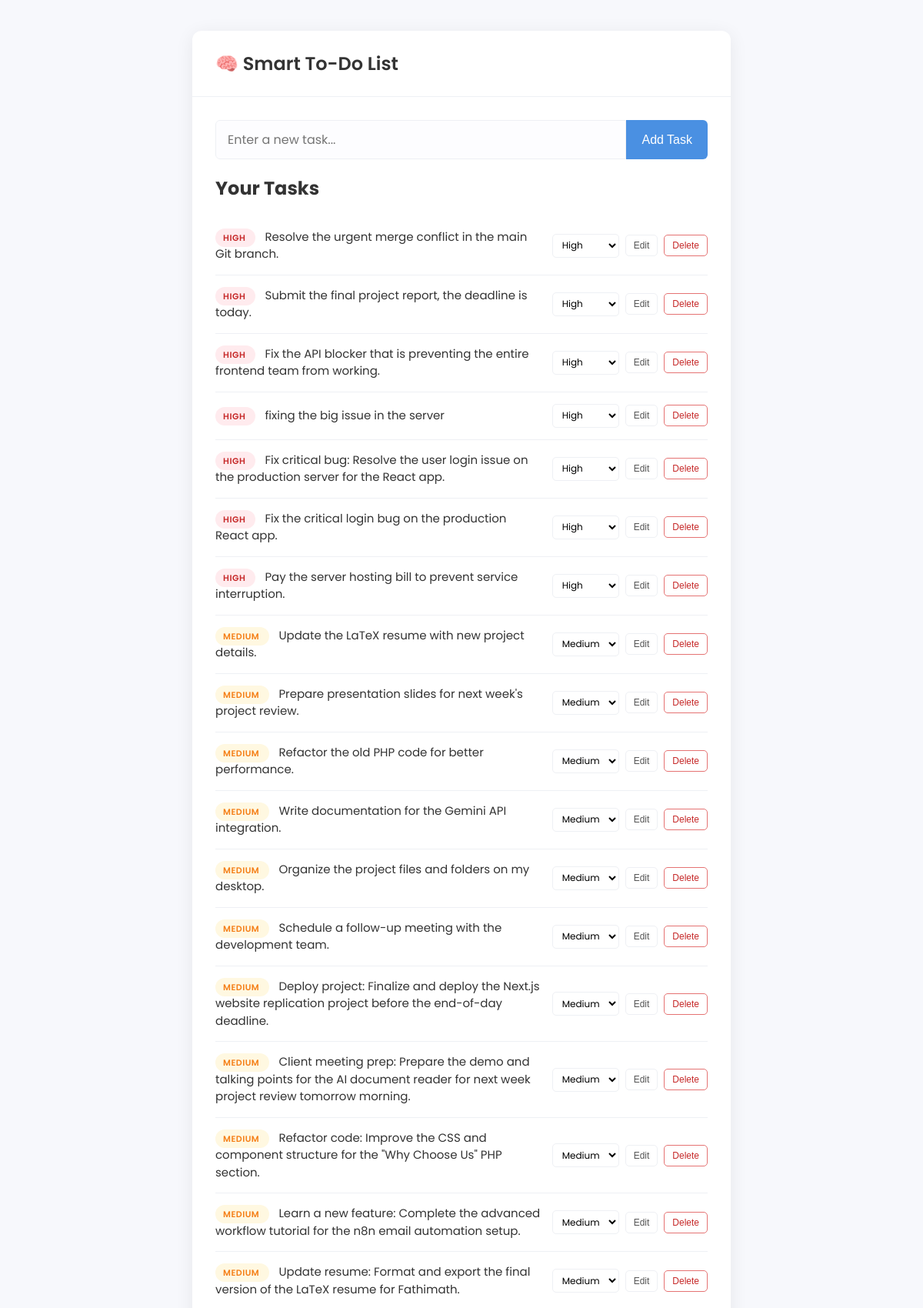
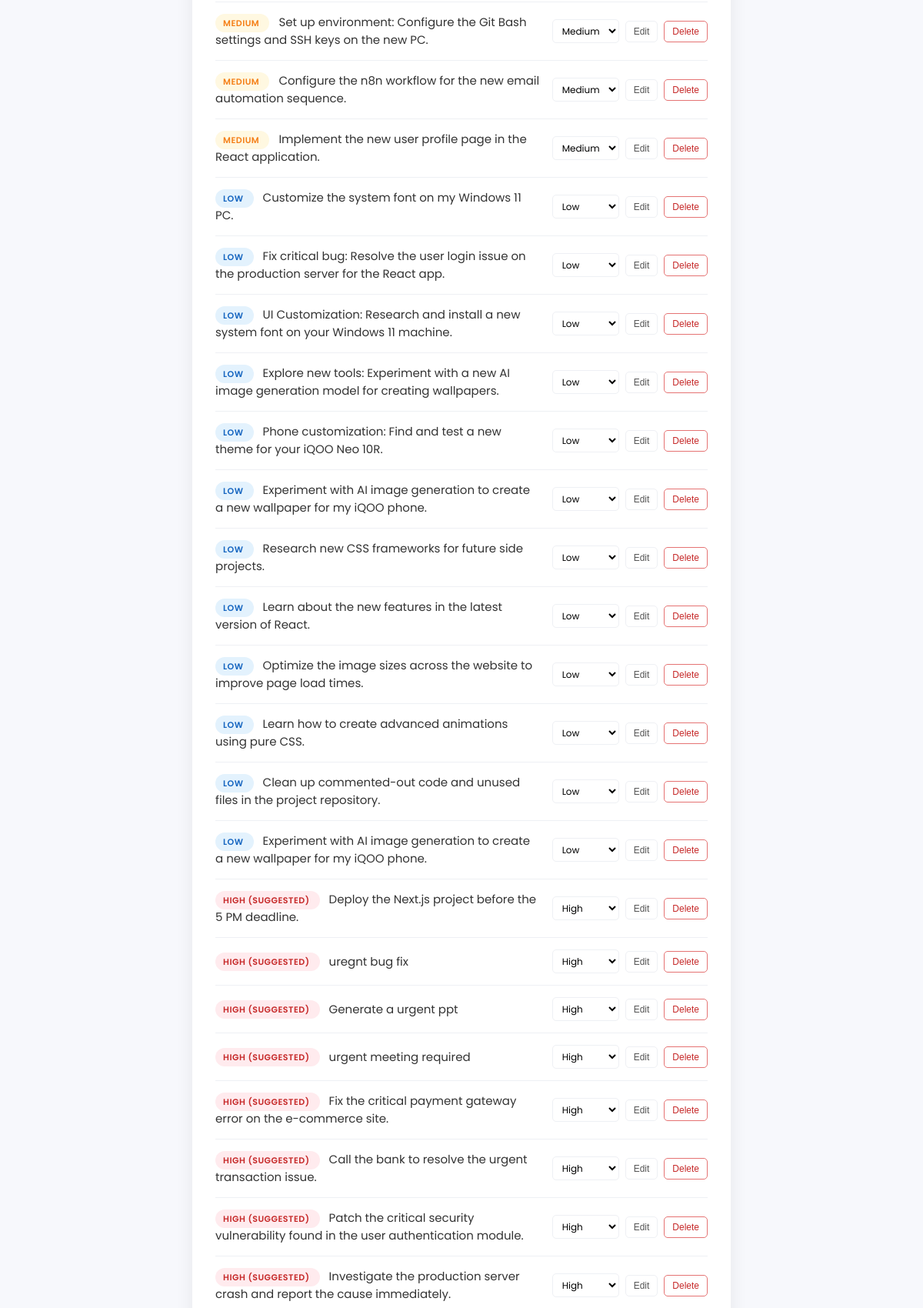
The page / (upper part) on the database its author committed (2 pictures, top to bottom).
### app.py (models this page shows, shortened)
class Task(db.Model):
    id = db.Column(db.Integer, primary_key=True)
    content = db.Column(db.String(300), nullable=False)
    suggested_priority = db.Column(db.Integer, default=2)
    user_priority = db.Column(db.Integer, nullable=True)

### app.py (the view)
@app.route('/')
def index():
    tasks = Task.query.order_by(Task.user_priority.desc(), Task.suggested_priority.desc()).all()
    return render_template('index.html', tasks=tasks, get_priority_name=get_priority_name)

### app.py (called while the page is built)
def get_priority_name(priority_int):
    if priority_int == 3:
        return "High"
    if priority_int == 1:
        return "Low"
    return "Medium" # Default

### templates/index.html (shortened to what this page needs)
<!DOCTYPE html>
<html lang="en">
<head>
</head>
<body>
    <div class="container">
        <header>
            <h1>🧠 Smart To-Do List</h1>
        </header>
        <div class="content">
            <form action="{{ url_for('add_task') }}" method="POST" class="add-task">
                <input type="text" name="content" placeholder="Enter a new task..." autofocus>
                <button type="submit"><span>Add Task</span></button>
            </form>
            <h2>Your Tasks</h2>
            <ul class="task-list">
                {% for task in tasks %}
                    <li class="task-item">
                        <div class="task-content">
                            {% set final_priority = task.user_priority or task.suggested_priority %}
                            <span class="task-priority-badge priority-{{ final_priority }}">
                                {{ get_priority_name(final_priority) }}
                                {% if task.user_priority is none %}
                                    (Suggested)
                                {% endif %}
                            </span>
                            {{ task.content }}
                        </div>
                        <div class="task-actions">
                            <form action="{{ url_for('set_priority', id=task.id) }}" method="POST">
                                <select name="priority" class="priority-select" onchange="this.form.submit()">
                                    <option value="3" {% if final_priority == 3 %}selected{% endif %}>High</option>
                                    <option value="2" {% if final_priority == 2 %}selected{% endif %}>Medium</option>
                                    <option value="1" {% if final_priority == 1 %}selected{% endif %}>Low</option>
                                </select>
                            </form>
                            <button class="btn-edit" data-task-id="{{ task.id }}">Edit</button>
                            <form action="{{ url_for('delete_task', id=task.id) }}" method="POST" onsubmit="return confirm('Are you sure?');">
                                <button type="submit" class="btn-delete">Delete</button>
                            </form>
                        </div>
                    </li>
                {% endfor %}
            </ul>
        </div>
    </div>
</body>
</html>

### templates/index.html (style rules this page uses)
:root { --primary-color: #4a90e2; --background-color: #f7f8fc; --container-bg: #ffffff; --text-color: #333; --border-color: #eef0f4; --high-p-bg: #ffebee; --high-p-text: #c62828; --medium-p-bg: #fff8e1; --medium-p-text: #f57f17; --low-p-bg: #e3f2fd; --low-p-text: #1565c0; }
body { font-family: 'Poppins', -apple-system, BlinkMacSystemFont, "Segoe UI", Roboto, sans-serif; background-color: var(--background-color); margin: 0; padding: 20px; color: var(--text-color); }
.container { max-width: 700px; margin: 20px auto; background: var(--container-bg); border-radius: 12px; box-shadow: 0 4px 25px rgba(0,0,0,0.07); overflow: hidden; }
header { padding: 25px 30px; border-bottom: 1px solid var(--border-color); }
h1 { margin: 0; font-weight: 600; font-size: 24px; }
.content { padding: 30px; }
form.add-task { display: flex; margin-bottom: 20px; }
form.add-task input[type="text"] { flex-grow: 1; padding: 12px 15px; border: 1px solid var(--border-color); border-radius: 6px 0 0 6px; font-size: 16px; font-family: 'Poppins', sans-serif; background: #fdfdff; }
.task-list { list-style: none; padding: 0; margin: 0; }
.task-item { display: flex; align-items: center; justify-content: space-between; padding: 15px 0; border-bottom: 1px solid var(--border-color); gap: 15px; }
.task-content { flex-grow: 1; font-size: 15px; line-height: 1.5; }
.task-priority-badge { font-size: 11px; font-weight: 600; padding: 4px 10px; border-radius: 12px; margin-right: 12px; text-transform: uppercase; letter-spacing: 0.5px; vertical-align: middle; }
.priority-3 { background-color: var(--high-p-bg); color: var(--high-p-text); }
.priority-2 { background-color: var(--medium-p-bg); color: var(--medium-p-text); }
.priority-1 { background-color: var(--low-p-bg); color: var(--low-p-text); }
.task-actions { display: flex; align-items: center; flex-shrink: 0; gap: 8px; }
.task-actions .priority-select { font-family: 'Poppins', sans-serif; font-size: 12px; padding: 5px 8px; border: 1px solid var(--border-color); border-radius: 5px; background-color: var(--container-bg); cursor: pointer; }
form.add-task button, .task-actions button { transition: all 0.3s ease; }
form.add-task button { padding: 12px 20px; border: none; background: var(--primary-color); color: white; font-size: 16px; border-radius: 0 6px 6px 0; cursor: pointer; font-weight: 500; }
.task-actions .btn-delete { text-decoration: none; font-size: 12px; padding: 6px 10px; border: 1px solid #e57373; background: var(--container-bg); color: #c62828; border-radius: 5px; cursor: pointer; }
.task-actions .btn-edit { text-decoration: none; font-size: 12px; padding: 6px 10px; border: 1px solid var(--border-color); background: var(--container-bg); color: #555; border-radius: 5px; cursor: pointer; }

### rows shown on the page
Task: get_priority_name "HIGH", content "Resolve the urgent merge conflict in the main Git branch."
Task: get_priority_name "HIGH", content "Submit the final project report, the deadline is today."
Task: get_priority_name "HIGH", content "Fix the API blocker that is preventing the entire frontend team from working."
Task: get_priority_name "HIGH", content "fixing the big issue in the server"
Task: get_priority_name "HIGH", content "Fix critical bug: Resolve the user login issue on the production server for the React app."
Task: get_priority_name "HIGH", content "Fix the critical login bug on the production React app."
Task: get_priority_name "HIGH", content "Pay the server hosting bill to prevent service interruption."
Task: get_priority_name "MEDIUM", content "Update the LaTeX resume with new project details."
Task: get_priority_name "MEDIUM", content "Prepare presentation slides for next week's project review."
Task: get_priority_name "MEDIUM", content "Refactor the old PHP code for better performance."
Task: get_priority_name "MEDIUM", content "Write documentation for the Gemini API integration."
Task: get_priority_name "MEDIUM", content "Organize the project files and folders on my desktop."
Task: get_priority_name "MEDIUM", content "Schedule a follow-up meeting with the development team."
Task: get_priority_name "MEDIUM", content "Deploy project: Finalize and deploy the Next.js website replication project before the end-of-day deadline."
Task: get_priority_name "MEDIUM", content "Client meeting prep: Prepare the demo and talking points for the AI document reader for next week project review tomorrow morning."
Task: get_priority_name "MEDIUM", content "Refactor code: Improve the CSS and component structure for the \"Why Choose Us\" PHP section."
Task: get_priority_name "MEDIUM", content "Learn a new feature: Complete the advanced workflow tutorial for the n8n email automation setup."
Task: get_priority_name "MEDIUM", content "Update resume: Format and export the final version of the LaTeX resume for Fathimath."
Task: get_priority_name "MEDIUM", content "Set up environment: Configure the Git Bash settings and SSH keys on the new PC."
Task: get_priority_name "MEDIUM", content "Configure the n8n workflow for the new email automation sequence."
Task: get_priority_name "MEDIUM", content "Implement the new user profile page in the React application."
Task: get_priority_name "LOW", content "Customize the system font on my Windows 11 PC."
Task: get_priority_name "LOW", content "Fix critical bug: Resolve the user login issue on the production server for the React app."
Task: get_priority_name "LOW", content "UI Customization: Research and install a new system font on your Windows 11 machine."
Task: get_priority_name "LOW", content "Explore new tools: Experiment with a new AI image generation model for creating wallpapers."
Task: get_priority_name "LOW", content "Phone customization: Find and test a new theme for your iQOO Neo 10R."
Task: get_priority_name "LOW", content "Experiment with AI image generation to create a new wallpaper for my iQOO phone."
Task: get_priority_name "LOW", content "Research new CSS frameworks for future side projects."
Task: get_priority_name "LOW", content "Learn about the new features in the latest version of React."
Task: get_priority_name "LOW", content "Optimize the image sizes across the website to improve page load times."
Task: get_priority_name "LOW", content "Learn how to create advanced animations using pure CSS."
Task: get_priority_name "LOW", content "Clean up commented-out code and unused files in the project repository."
Task: get_priority_name "LOW", content "Experiment with AI image generation to create a new wallpaper for my iQOO phone."
Task: get_priority_name "HIGH", shows "(SUGGESTED)", content "Deploy the Next.js project before the 5 PM deadline."
Task: get_priority_name "HIGH", shows "(SUGGESTED)", content "uregnt bug fix"
Task: get_priority_name "HIGH", shows "(SUGGESTED)", content "Generate a urgent ppt"
Task: get_priority_name "HIGH", shows "(SUGGESTED)", content "urgent meeting required"
Task: get_priority_name "HIGH", shows "(SUGGESTED)", content "Fix the critical payment gateway error on the e-commerce site."
Task: get_priority_name "HIGH", shows "(SUGGESTED)", content "Call the bank to resolve the urgent transaction issue."
Task: get_priority_name "HIGH", shows "(SUGGESTED)", content "Patch the critical security vulnerability found in the user authentication module."
Task: get_priority_name "HIGH", shows "(SUGGESTED)", content "Investigate the production server crash and report the cause immediately."
